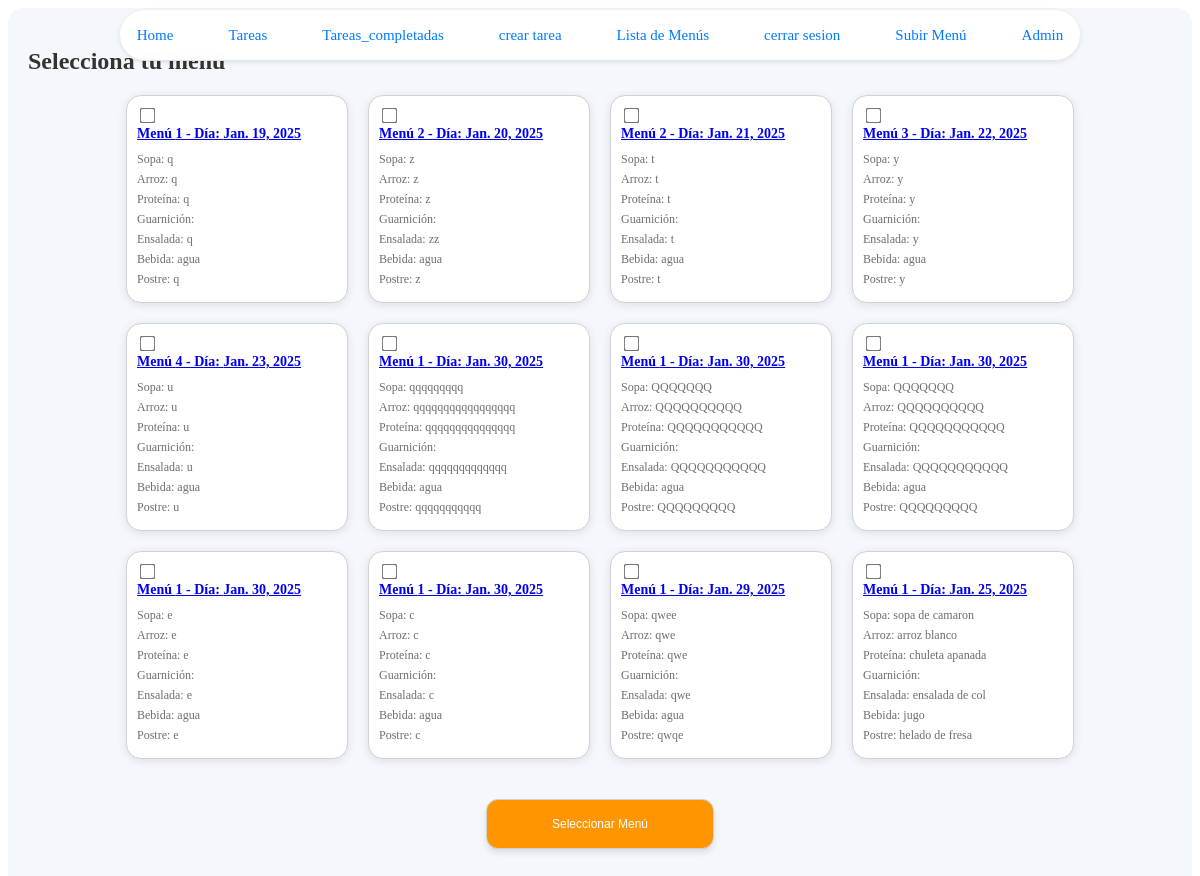
Page /menu_list/ (signed in) on the committed database.
### tasks1/models.py (models this page shows, shortened)
class Menu(models.Model):
    day = models.DateField()
    option_number = models.IntegerField()
    soup = models.CharField(max_length=100)
    rice = models.CharField(max_length=100)
    protein = models.CharField(max_length=100)
    guarnicion = models.CharField(max_length=100)
    salad = models.CharField(max_length=100)
    drink = models.CharField(max_length=100)
    dessert = models.CharField(max_length=100)

### tasks1/views.py (the view, shortened to what this page needs)
# urls.py: path('menu_list/', views.menu_list, name='menu_list'),
@login_required  # decorador que restringue vistas a usuarios no authenticados
def menu_list(request):
    menus = Menu.objects.all()   # Obtiene todos los objetos del modelo 'Menu'
    return render(request, 'menu_list.html', {'menus': menus})   # Renderiza la plantilla 'menu_list.html' y pasa la lista de menús a

### tasks1/templates/menu_list.html (shortened to what this page needs)
{% extends 'base.html' %}
{% load static %}
{% block content %}
<div id="menu-page">
  <h2>Selecciona tu menú</h2>
  <form method="post">
    {% for menu in menus %}
      <div class="menu-card">
        <input type="checkbox" id="menu_{{ menu.id }}" name="menu" value="{{ menu.id }}">
        <label for="menu_{{ menu.id }}">
          {% if request.user.is_superuser or request.user.username == 'yandry' %}
            <a href="{% url 'detalle_menu' menu.id %}">Menú {{ menu.option_number }} - Día: {{ menu.day }}</a>
          {% else %}
            Menú {{ menu.option_number }} - Día: {{ menu.day }}
          {% endif %}
        </label>
        <ul>
          <li>Sopa: {{ menu.soup }}</li>
          <li>Arroz: {{ menu.rice }}</li>
          <li>Proteína: {{ menu.protein }}</li>
          <li>Guarnición: {{ menu.garnish }}</li>
          <li>Ensalada: {{ menu.salad }}</li>
          <li>Bebida: {{ menu.drink }}</li>
          <li>Postre: {{ menu.dessert }}</li>
        </ul>
      </div>
    {% endfor %}
    <button type="submit" class="styled-button">Seleccionar Menú</button>
  </form>
</div>
<link rel="stylesheet" href="{% static 'CSS/menulist.css' %}">
{% endblock %}

### myproject/static/CSS/menulist.css (style rules this page uses)
#menu-page { padding: 20px; background-color: #f4f7fc; border-radius: 15px; }
#menu-page h2 { font-size: 24px; color: #333; margin-bottom: 20px; }
#menu-page form { display: flex; flex-wrap: wrap; gap: 20px; justify-content: center; }
#menu-page .menu-card { border: 1px solid #d1d1d6; padding: 10px; border-radius: 15px; width: 200px; background-color: #fff; box-shadow: 0 2px 10px rgba(0, 0, 0, 0.1); transition: transform 0.3s ease, box-shadow 0.3s ease; }
#menu-page label { font-size: 14px; font-weight: 600; color: #1c1c1e; margin-bottom: 10px; display: block; }
#menu-page ul { list-style: none; padding: 0; margin: 10px 0 0; color: #6e6e73; font-size: 12px; }
#menu-page ul li { margin-bottom: 5px; }
#menu-page input[type="checkbox"] { accent-color: #007aff; transform: scale(1.2); margin-right: 10px; }
#menu-page .styled-button { display: block; width: 200px; height: 50px; margin: 20px auto; background-color: #FF9500; color: #FFFFFF; font-size: 12px; font-weight: 400; padding: 12px 24px; border: 1px solid #d1d1d6; border-radius: 12px; cursor: pointer; transition: background-color 0.3s ease, box-shadow 0.3s ease; box-shadow: 0 4px 6px rgba(0, 0, 0, 0.1); max-width: 200px; }
@media (min-width: 1024px) { #menu-page .menu-card { width: 200px; } }
@media (min-width: 1024px) { #menu-page .styled-button { width: 20%; max-width: 300px; } }

### rows in the picture
Menu: option_number "1", day "Jan. 19, 2025", soup "q", rice "q", protein "q", salad "q", drink "agua", dessert "q"
Menu: option_number "2", day "Jan. 20, 2025", soup "z", rice "z", protein "z", salad "zz", drink "agua", dessert "z"
Menu: option_number "2", day "Jan. 21, 2025", soup "t", rice "t", protein "t", salad "t", drink "agua", dessert "t"
Menu: option_number "3", day "Jan. 22, 2025", soup "y", rice "y", protein "y", salad "y", drink "agua", dessert "y"
Menu: option_number "4", day "Jan. 23, 2025", soup "u", rice "u", protein "u", salad "u", drink "agua", dessert "u"
Menu: option_number "1", day "Jan. 30, 2025", soup "qqqqqqqqq", rice "qqqqqqqqqqqqqqqqq", protein "qqqqqqqqqqqqqqq", salad "qqqqqqqqqqqqq", drink "agua", dessert "qqqqqqqqqqq"
Menu: option_number "1", day "Jan. 30, 2025", soup "QQQQQQQ", rice "QQQQQQQQQQ", protein "QQQQQQQQQQQ", salad "QQQQQQQQQQQ", drink "agua", dessert "QQQQQQQQQ"
Menu: option_number "1", day "Jan. 30, 2025", soup "QQQQQQQ", rice "QQQQQQQQQQ", protein "QQQQQQQQQQQ", salad "QQQQQQQQQQQ", drink "agua", dessert "QQQQQQQQQ"
Menu: option_number "1", day "Jan. 30, 2025", soup "e", rice "e", protein "e", salad "e", drink "agua", dessert "e"
Menu: option_number "1", day "Jan. 30, 2025", soup "c", rice "c", protein "c", salad "c", drink "agua", dessert "c"
Menu: option_number "1", day "Jan. 29, 2025", soup "qwee", rice "qwe", protein "qwe", salad "qwe", drink "agua", dessert "qwqe"
Menu: option_number "1", day "Jan. 25, 2025", soup "sopa de camaron", rice "arroz blanco", protein "chuleta apanada", salad "ensalada de col", drink "jugo", dessert "helado de fresa"
